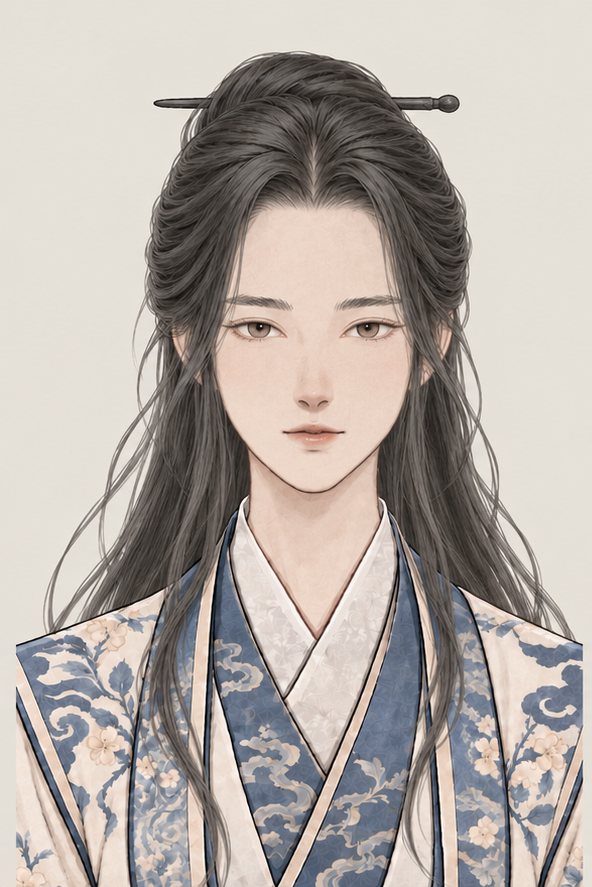
#> input picture mods/appearance/portrait_rebuild_20261103/source/female_hair_final/reference_01.png, 592 x 887 px
$ python extract_single_sample_nose_20261103.py
#> lines starting #> are read from the running program, lines starting #| are printed output that depends on the picture; after the words box and inside, x2 and y2 are one past the last pixel; in counts of white or black regions, pixels touching at a corner belong together
"""User-authorized pixel extraction; preserve source pigment relative to skin."""
from pathlib import Path
import json, hashlib
import cv2
import numpy as np
from PIL import Image

ROOT=Path(__file__).resolve().parents[1]
OUT=ROOT/'mods/appearance/portrait_rebuild_20261103/single_style_sample'
SRC=ROOT/'mods/appearance/portrait_rebuild_20261103/source/female_hair_final/reference_01.png'
rgb=np.array(Image.open(SRC).convert('RGB'))
#> rgb is the input picture: shape (887, 592, 3); mean R, G, B 179.5, 171.5, 165.7
# One nose's ownership region in the approved left portrait; surrounding skin
# estimates the removed skin base. No generative drawing or recoloring the face.
region=rgb[344:426,270:356].copy()
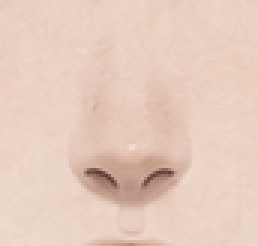
#> region: shape (82, 86, 3) (shown 3 times larger); mean R, G, B 229.9, 203.8, 188.8
mask=np.zeros(region.shape[:2],np.uint8)
points=np.array([(303,355),(321,355),(326,381),(337,394),(334,409),(325,417),(308,417),(292,409),(286,398),(297,380)])-[270,344]
cv2.fillPoly(mask,[points],255)
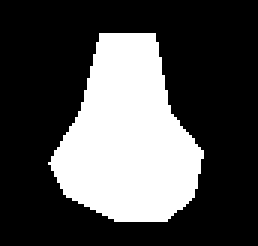
#> mask: shape (82, 86) (shown 3 times larger); 30.4% white; 1 white region, box (x1, y1, x2, y2) and area: (16, 11, 68, 74) 2144
under=cv2.inpaint(region,mask,7,cv2.INPAINT_TELEA).astype(np.float32)
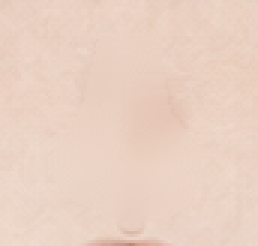
#> under: shape (82, 86, 3) float32 (shown 3 times larger); mean R, G, B 233.7, 208.9, 194
under=cv2.GaussianBlur(under,(0,0),3)
distance=cv2.distanceTransform(mask,cv2.DIST_L2,5)
weight=np.clip(distance/5,0,1);weight=weight*weight*(3-2*weight)
delta=(region.astype(np.float32)-under)*weight[:,:,None]
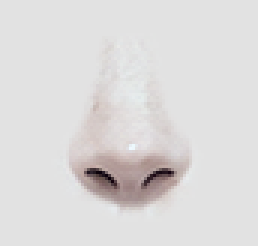
#> delta: shape (82, 86, 3) float32 (shown 3 times larger); mean R, G, B -3.62, -4.96, -5.1; drawn with min black and max white
scale=1.0
matrix=np.array([[scale,0,519-312+270],[0,scale,446-398+344]],np.float32)
paint=cv2.warpAffine(delta,matrix,(1024,1536),flags=cv2.INTER_LANCZOS4)
#> (the run stopped early here; a loop or call above may not have finished)
